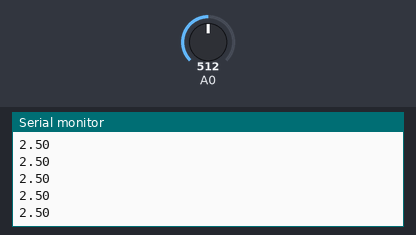
This sketch was run on a simulated Arduino Uno, built with avr-gcc and run on an emulated ATmega328P. Shown: the last lines printed to the serial monitor. The inputs (shaded band) are chosen by the test bench; at power-on: A0 = 512.

Above: at 1.2 s.
1.3 s: A0 set to 716
At 1.8 s:
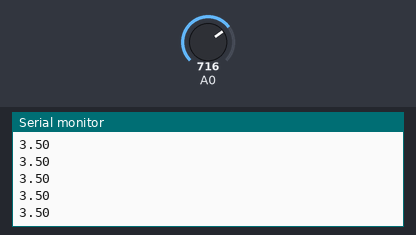
2.8 s: A0 set to 900
At 3.6 s:
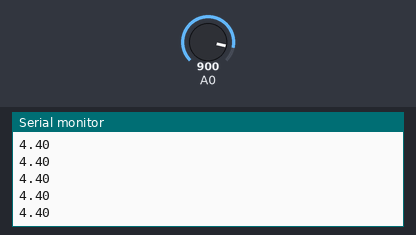
Timing chart, 0 to 5.8 s (numbered marks = the images above; inputs shaded):
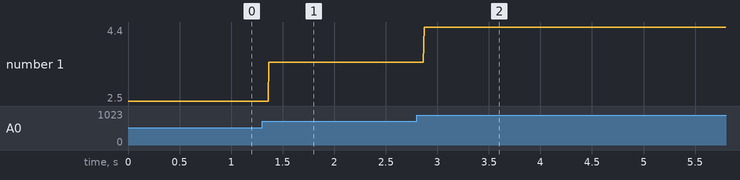

Measured:
- after the input at 1.3 s, the serial monitor: prints a new line after 0.07 s (image 1)
- after the input at 2.8 s, the serial monitor: prints a new line after 0.07 s (image 2)
- plotted number 1: 2.5 → 3.5 after the input at 1.3 s, 3.5 → 4.4 after the input at 2.8 s

The sketch:

analog-pin-voltage-converter.ino
```cpp
void setup() {
  // put your setup code here, to run once:
  Serial.begin(9600);
}

void loop() {
  // put your main code here, to run repeatedly:
  int level = analogRead(A0);
  float volts = level * (5.0 / 1023);
  Serial.println(volts);
  delay(1);
}
```
